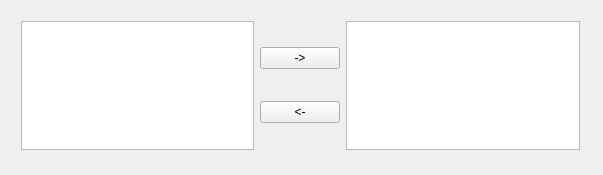
<?xml version="1.0" encoding="UTF-8"?>
<ui version="4.0">
 <class>MainWindow</class>
 <widget class="QMainWindow" name="MainWindow">
  <property name="geometry">
   <rect>
    <x>0</x>
    <y>0</y>
    <width>603</width>
    <height>175</height>
   </rect>
  </property>
  <property name="windowTitle">
   <string>MainWindow</string>
  </property>
  <widget class="QWidget" name="centralWidget">
   <widget class="QWidget" name="">
    <property name="geometry">
     <rect>
      <x>10</x>
      <y>10</y>
      <width>581</width>
      <height>151</height>
     </rect>
    </property>
    <layout class="QVBoxLayout" name="verticalLayout_2">
     <item>
      <layout class="QHBoxLayout" name="horizontalLayout">
       <item>
        <widget class="QPlainTextEdit" name="plainTextEdit"/>
       </item>
       <item>
        <layout class="QVBoxLayout" name="verticalLayout">
         <item>
          <widget class="QPushButton" name="pushButton">
           <property name="text">
            <string>-&gt;</string>
           </property>
          </widget>
         </item>
         <item>
          <widget class="QPushButton" name="pushButton_2">
           <property name="text">
            <string>&lt;-</string>
           </property>
          </widget>
         </item>
        </layout>
       </item>
       <item>
        <widget class="QPlainTextEdit" name="plainTextEdit_2"/>
       </item>
      </layout>
     </item>
    </layout>
   </widget>
  </widget>
 </widget>
 <layoutdefault spacing="6" margin="11"/>
 <resources/>
 <connections/>
</ui>
